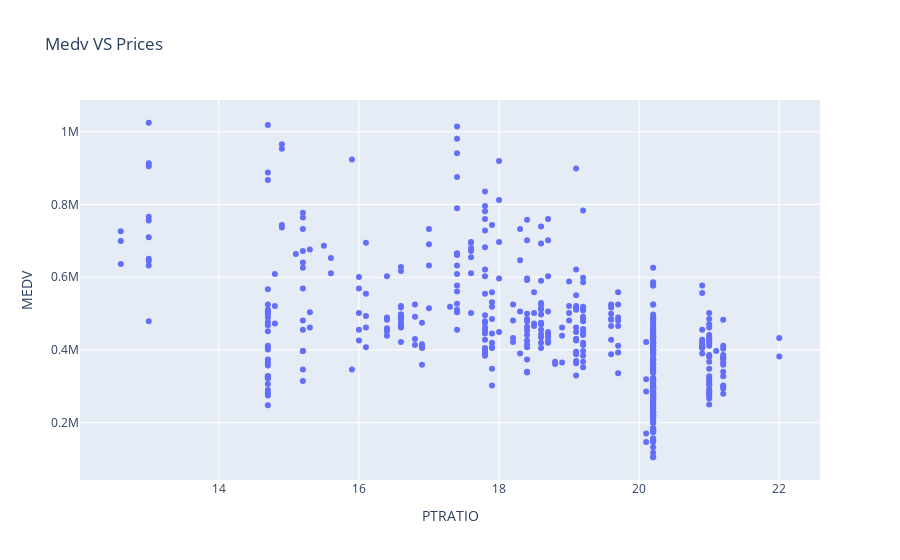

This figure's notebook cell:
### Markdown cell above
* Would you expect a neighborhood that has an `'PTRATIO'` value(ratio of students to teachers) of 10 have home prices be worth more or less than a neighborhood that has an `'PTRATIO'` value of 15?

### Code cell
px.scatter(data_frame = data,
           x = data.PTRATIO,
           y = prices,
           title = "Medv VS Prices"
)

### Figure 1 — Plotly figure (JSON) as saved in the notebook; plotly's stock layout.template omitted (floating-point values rounded to 4 significant figures; data arrays with more than 128 entries replaced by an {"elided": "..."} marker saying what was removed)
{"data": [{"hovertemplate": "PTRATIO=%{x}<br>MEDV=%{y}<extra></extra>", "legendgroup": "", "marker": {"color": "#636efa", "symbol": "circle"}, "mode": "markers", "name": "", "orientation": "v", "showlegend": false, "type": "scatter", "x": {"elided": "489 float values"}, "xaxis": "x", "y": {"elided": "489 float values"}, "yaxis": "y"}], "layout": {"legend": {"tracegroupgap": 0}, "title": {"text": "Medv VS Prices"}, "xaxis": {"anchor": "y", "domain": [0, 1], "title": {"text": "PTRATIO"}}, "yaxis": {"anchor": "x", "domain": [0, 1], "title": {"text": "MEDV"}}}}
